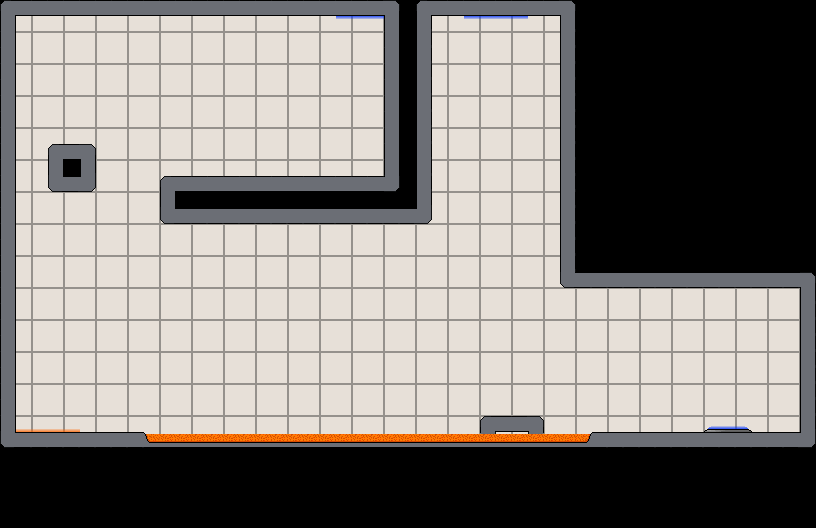

This game map was drawn from its Tiled (.tmx) file and the tilesets committed beside it. A one-line description and the trimmed map source follow:
An orthogonal 51x33 tile map with 16x16 px tiles, 7 tile layers (background, walls, switches, gravTiles, ...) and 1 object (spawnPoint1).

<map version="1.0" orientation="orthogonal" width="51" height="33" tilewidth="16" tileheight="16">
 <tileset firstgid="1" name="interiorTileset" tilewidth="16" tileheight="16">
  <image source="interiorTileset.png" trans="ff00ff" width="144" height="64" />
 </tileset>
 <layer name="background" width="51" height="33">
  <data>[1683 cells, 1683 non-empty, 5 distinct tile ids]</data>
 </layer>
 <layer name="walls" width="51" height="33">
  <data>[1683 cells, 222 non-empty, 9 distinct tile ids]</data>
 </layer>
 <layer name="switches" width="51" height="33">
  <data>[1683 cells, 0 non-empty, 0 distinct tile ids]</data>
 </layer>
 <layer name="gravTiles" width="51" height="33">
  <data>[1683 cells, 11 non-empty, 2 distinct tile ids]</data>
 </layer>
 <objectgroup name="spawnPoint" width="51" height="33">
  <object name="spawnPoint1" x="50" y="355" />
 </objectgroup>
 <layer name="acid" width="51" height="33">
  <data>[1683 cells, 112 non-empty, 4 distinct tile ids]</data>
 </layer>
 <layer name="exit" width="51" height="33">
  <data>[1683 cells, 1 non-empty, 1 distinct tile ids]</data>
 </layer>
 <layer name="exitDummyTiles" width="51" height="33">
  <data>[1683 cells, 2 non-empty, 2 distinct tile ids]</data>
 </layer>
</map>
